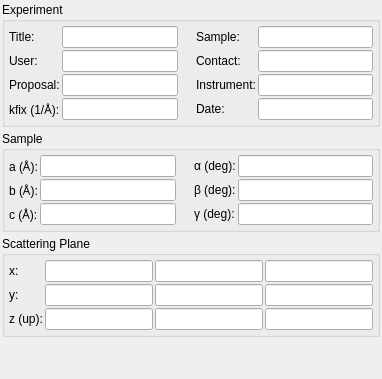
         <widget class="QWidget" name="tabExp">
          <attribute name="title">
           <string>Experiment</string>
          </attribute>
          <layout class="QGridLayout" name="gridLayout_7">
           <property name="leftMargin">
            <number>2</number>
           </property>
           <property name="topMargin">
            <number>2</number>
           </property>
           <property name="rightMargin">
            <number>2</number>
           </property>
           <property name="bottomMargin">
            <number>2</number>
           </property>
           <property name="spacing">
            <number>4</number>
           </property>
           <item row="3" column="0">
            <spacer name="verticalSpacer">
             <property name="orientation">
              <enum>Qt::Vertical</enum>
             </property>
             <property name="sizeType">
              <enum>QSizePolicy::Expanding</enum>
             </property>
             <property name="sizeHint" stdset="0">
              <size>
               <width>20</width>
               <height>40</height>
              </size>
             </property>
            </spacer>
           </item>
           <item row="2" column="0">
            <widget class="QGroupBox" name="groupBox_2">
             <property name="title">
              <string>Scattering Plane</string>
             </property>
             <layout class="QGridLayout" name="gridLayout_8">
              <property name="leftMargin">
               <number>4</number>
              </property>
              <property name="topMargin">
               <number>4</number>
              </property>
              <property name="rightMargin">
               <number>4</number>
              </property>
              <property name="bottomMargin">
               <number>4</number>
              </property>
              <property name="spacing">
               <number>2</number>
              </property>
              <item row="0" column="0">
               <widget class="QLabel" name="label_8">
                <property name="text">
                 <string>x:</string>
                </property>
               </widget>
              </item>
              <item row="0" column="1">
               <widget class="QLineEdit" name="editPlaneX0">
                <property name="readOnly">
                 <bool>true</bool>
                </property>
               </widget>
              </item>
              <item row="0" column="2">
               <widget class="QLineEdit" name="editPlaneX1">
                <property name="readOnly">
                 <bool>true</bool>
                </property>
               </widget>
              </item>
              <item row="0" column="3">
               <widget class="QLineEdit" name="editPlaneX2">
                <property name="readOnly">
                 <bool>true</bool>
                </property>
               </widget>
              </item>
              <item row="1" column="0">
               <widget class="QLabel" name="label_9">
                <property name="text">
                 <string>y:</string>
                </property>
               </widget>
              </item>
              <item row="1" column="1">
               <widget class="QLineEdit" name="editPlaneY0">
                <property name="readOnly">
                 <bool>true</bool>
                </property>
               </widget>
              </item>
              <item row="1" column="2">
               <widget class="QLineEdit" name="editPlaneY1">
                <property name="readOnly">
                 <bool>true</bool>
                </property>
               </widget>
              </item>
              <item row="1" column="3">
               <widget class="QLineEdit" name="editPlaneY2">
                <property name="readOnly">
                 <bool>true</bool>
                </property>
               </widget>
              </item>
              <item row="2" column="0">
               <widget class="QLabel" name="label_9z">
                <property name="text">
                 <string>z (up):</string>
                </property>
               </widget>
              </item>
              <item row="2" column="1">
               <widget class="QLineEdit" name="editPlaneZ0">
                <property name="readOnly">
                 <bool>true</bool>
                </property>
               </widget>
              </item>
              <item row="2" column="2">
               <widget class="QLineEdit" name="editPlaneZ1">
                <property name="readOnly">
                 <bool>true</bool>
                </property>
               </widget>
              </item>
              <item row="2" column="3">
               <widget class="QLineEdit" name="editPlaneZ2">
                <property name="readOnly">
                 <bool>true</bool>
                </property>
               </widget>
              </item>
             </layout>
            </widget>
           </item>
           <item row="0" column="0">
            <widget class="QGroupBox" name="groupBox_3">
             <property name="title">
              <string>Experiment</string>
             </property>
             <layout class="QGridLayout" name="gridLayout_9">
              <property name="leftMargin">
               <number>4</number>
              </property>
              <property name="topMargin">
               <number>4</number>
              </property>
              <property name="rightMargin">
               <number>4</number>
              </property>
              <property name="bottomMargin">
               <number>4</number>
              </property>
              <property name="spacing">
               <number>2</number>
              </property>
              <item row="3" column="0">
               <widget class="QLabel" name="labelKfix">
                <property name="text">
                 <string>kfix (1/Å):</string>
                </property>
               </widget>
              </item>
              <item row="1" column="0">
               <widget class="QLabel" name="label_11">
                <property name="text">
                 <string>User:</string>
                </property>
               </widget>
              </item>
              <item row="1" column="3">
               <widget class="QLabel" name="label_12">
                <property name="text">
                 <string>Contact:</string>
                </property>
               </widget>
              </item>
              <item row="1" column="1">
               <widget class="QLineEdit" name="editUser">
                <property name="readOnly">
                 <bool>true</bool>
                </property>
               </widget>
              </item>
              <item row="3" column="4">
               <widget class="QLineEdit" name="editTimestamp">
                <property name="readOnly">
                 <bool>true</bool>
                </property>
               </widget>
              </item>
              <item row="0" column="1">
               <widget class="QLineEdit" name="editTitle">
                <property name="readOnly">
                 <bool>true</bool>
                </property>
               </widget>
              </item>
              <item row="3" column="3">
               <widget class="QLabel" name="label_15">
                <property name="text">
                 <string>Date:</string>
                </property>
               </widget>
              </item>
              <item row="1" column="2">
               <spacer name="horizontalSpacer_2">
                <property name="orientation">
                 <enum>Qt::Horizontal</enum>
                </property>
                <property name="sizeType">
                 <enum>QSizePolicy::Minimum</enum>
                </property>
                <property name="sizeHint" stdset="0">
                 <size>
                  <width>16</width>
                  <height>20</height>
                 </size>
                </property>
               </spacer>
              </item>
              <item row="0" column="3">
               <widget class="QLabel" name="label_13">
                <property name="text">
                 <string>Sample:</string>
                </property>
               </widget>
              </item>
              <item row="3" column="1">
               <widget class="QLineEdit" name="editKfix">
                <property name="readOnly">
                 <bool>true</bool>
                </property>
               </widget>
              </item>
              <item row="1" column="4">
               <widget class="QLineEdit" name="editContact">
                <property name="readOnly">
                 <bool>true</bool>
                </property>
               </widget>
              </item>
              <item row="0" column="0">
               <widget class="QLabel" name="label_10">
                <property name="text">
                 <string>Title:</string>
                </property>
               </widget>
              </item>
              <item row="0" column="4">
               <widget class="QLineEdit" name="editSample">
                <property name="readOnly">
                 <bool>true</bool>
                </property>
               </widget>
              </item>
              <item row="2" column="0">
               <widget class="QLabel" name="label_21">
                <property name="text">
                 <string>Proposal:</string>
                </property>
               </widget>
              </item>
              <item row="2" column="3">
               <widget class="QLabel" name="label_22">
                <property name="text">
                 <string>Instrument:</string>
                </property>
               </widget>
              </item>
              <item row="2" column="1">
               <widget class="QLineEdit" name="editProposal"/>
              </item>
              <item row="2" column="4">
               <widget class="QLineEdit" name="editInstrument"/>
              </item>
             </layout>
            </widget>
           </item>
           <item row="1" column="0">
            <widget class="QGroupBox" name="groupBox">
             <property name="title">
              <string>Sample</string>
             </property>
             <property name="flat">
              <bool>false</bool>
             </property>
             <layout class="QGridLayout" name="gridLayout_6">
              <property name="leftMargin">
               <number>4</number>
              </property>
              <property name="topMargin">
               <number>4</number>
              </property>
              <property name="rightMargin">
               <number>4</number>
              </property>
              <property name="bottomMargin">
               <number>4</number>
              </property>
              <property name="spacing">
               <number>2</number>
              </property>
              <item row="2" column="0">
               <widget class="QLabel" name="label_4">
                <property name="text">
                 <string>c (Å):</string>
                </property>
               </widget>
              </item>
              <item row="1" column="0">
               <widget class="QLabel" name="label_3">
                <property name="text">
                 <string>b (Å):</string>
                </property>
               </widget>
              </item>
              <item row="2" column="1">
               <widget class="QLineEdit" name="editC">
                <property name="readOnly">
                 <bool>true</bool>
                </property>
               </widget>
              </item>
              <item row="0" column="0">
               <widget class="QLabel" name="label_2">
                <property name="text">
                 <string>a (Å):</string>
                </property>
               </widget>
              </item>
              <item row="0" column="1">
               <widget class="QLineEdit" name="editA">
                <property name="readOnly">
                 <bool>true</bool>
                </property>
               </widget>
              </item>
              <item row="1" column="4">
               <widget class="QLineEdit" name="editBeta">
                <property name="readOnly">
                 <bool>true</bool>
                </property>
               </widget>
              </item>
              <item row="2" column="3">
               <widget class="QLabel" name="label_7">
                <property name="text">
                 <string>γ (deg):</string>
                </property>
               </widget>
              </item>
              <item row="0" column="3">
               <widget class="QLabel" name="label_5">
                <property name="text">
                 <string>α (deg):</string>
                </property>
               </widget>
              </item>
              <item row="0" column="4">
               <widget class="QLineEdit" name="editAlpha">
                <property name="readOnly">
                 <bool>true</bool>
                </property>
               </widget>
              </item>
              <item row="1" column="1">
               <widget class="QLineEdit" name="editB">
                <property name="readOnly">
                 <bool>true</bool>
                </property>
               </widget>
              </item>
              <item row="1" column="3">
               <widget class="QLabel" name="label_6">
                <property name="text">
                 <string>β (deg):</string>
                </property>
               </widget>
              </item>
              <item row="2" column="4">
               <widget class="QLineEdit" name="editGamma">
                <property name="readOnly">
                 <bool>true</bool>
                </property>
               </widget>
              </item>
              <item row="1" column="2">
               <spacer name="horizontalSpacer">
                <property name="orientation">
                 <enum>Qt::Horizontal</enum>
                </property>
                <property name="sizeType">
                 <enum>QSizePolicy::Minimum</enum>
                </property>
                <property name="sizeHint" stdset="0">
                 <size>
                  <width>16</width>
                  <height>20</height>
                 </size>
                </property>
               </spacer>
              </item>
             </layout>
            </widget>
           </item>
          </layout>
         </widget>
